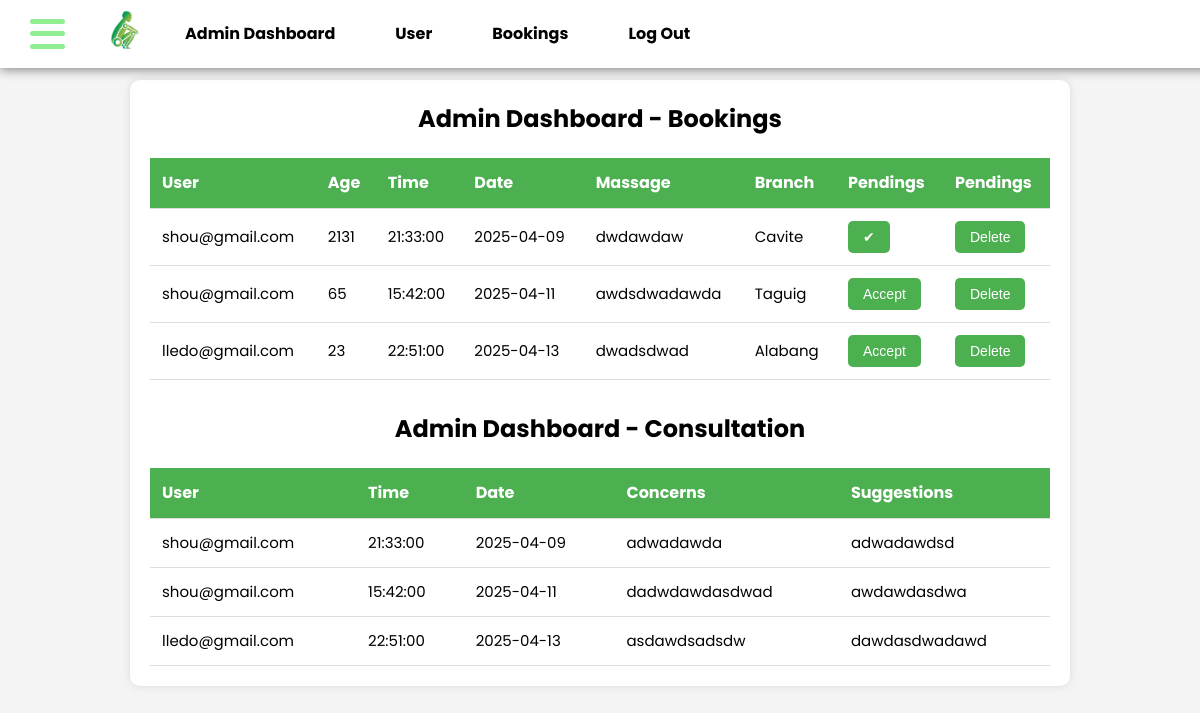
Page /adminbooking.php on the earlier database version.
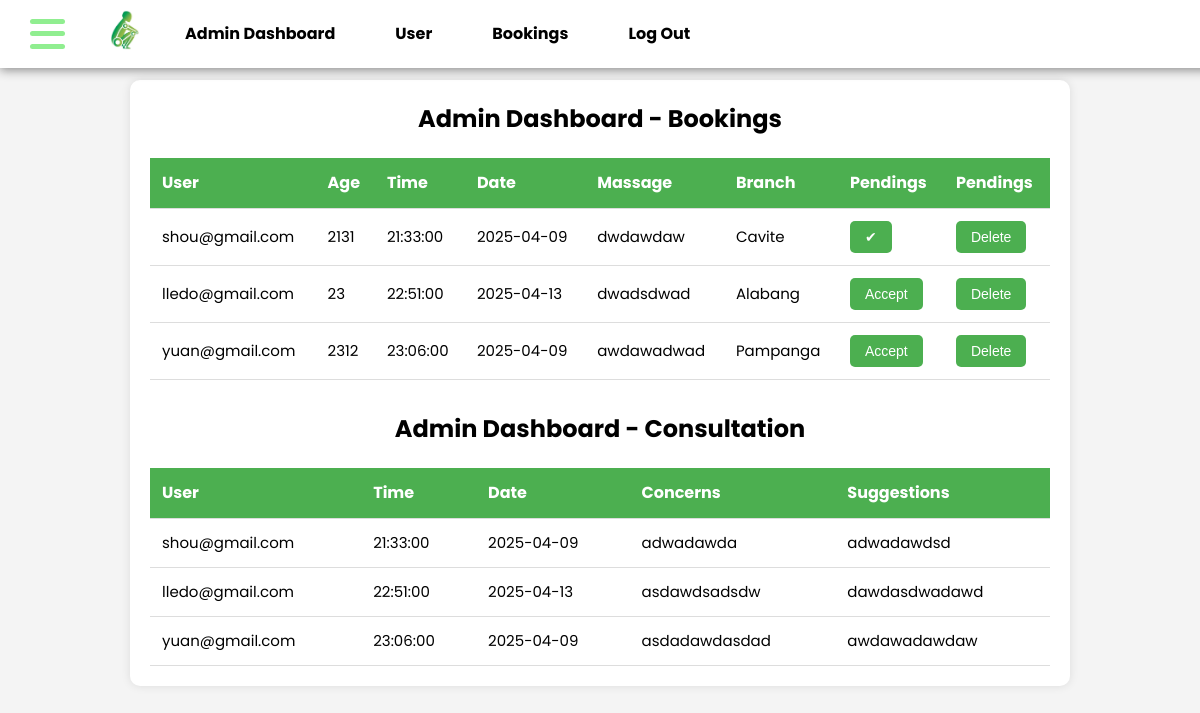
Same page on the later database version.
### tables this page shows
CREATE TABLE `bookings` (
  `id` int(55) NOT NULL,
  `name` varchar(55) NOT NULL,
  `age` int(3) NOT NULL,
  `time` time NOT NULL,
  `date` date NOT NULL,
  `massage_type` varchar(55) NOT NULL,
  `branch` varchar(55) NOT NULL,
  `email` varchar(255) NOT NULL,
  `status` varchar(55) NOT NULL,
  `concern` varchar(55) NOT NULL,
  `suggestion` varchar(55) NOT NULL,
  `user_id` int(11) DEFAULT NULL
);

### adminbooking.php (the view, shortened to what this page needs)
<?php
$host = "localhost";
$user = "root";
$password = "";
$db = "account";
$data = mysqli_connect($host, $user, $password, $db);
$branch = isset($_GET['branch']) ? $_GET['branch'] : 'All';
if ($branch == 'All') {
    $sql = "SELECT * FROM bookings";
} else {
    $sql = "SELECT * FROM bookings WHERE branch = '$branch'";
}
$result = mysqli_query($data, $sql);
$concernSql = "SELECT * FROM bookings";
$concernResult = mysqli_query($data, $concernSql);
?>
<!DOCTYPE html>
  <html>
    <head><title>Admin Dashboard</title>
  </head>
  <body>
  <nav>
    <div class="nav-left">
      <div class="hamburger-menu" id="hamburgerMenu">
        <div class="line"></div>
        <div class="line"></div>
        <div class="line"></div>
      </div>
      <a href="#" onclick="location.reload()"><img src="IMAGES/logo.jpg" alt="logo1" style="height: 40px;"></a>
      <li><a href="dashboard.php">Admin Dashboard</a></li>
      <li><a href="adminprofile.php">User</a></li>
      <li><a href="#" class="dropdown" id="bookingDropdown">Bookings</a>
      </li>
      <li><a href="logout.php">Log Out</a></li>
    </div>
  </nav>
    <div class="content">
      <h2 style="text-align:center; margin-bottom: 5px;">Admin Dashboard - Bookings</h2>
        <table id="reservation-table">
          <thead>
            <tr>
              <th>User</th>
              <th>Age</th>
              <th>Time</th>
              <th>Date</th>
              <th>Massage</th>
              <th>Branch</th>
              <th>Pendings</th>
              <th>Pendings</th>
            </tr>
          </thead>
        <tbody>
          <?php
            if (mysqli_num_rows($result) > 0) {
                while ($row = mysqli_fetch_assoc($result)) {
                    echo "<tr id='row-" . $row['id'] . "'>";
                    echo "<td>" . htmlspecialchars($row['email']) . "</td>";
                    echo "<td>" . htmlspecialchars($row['age']) . "</td>";
                    echo "<td>" . htmlspecialchars($row['time']) . "</td>";
                    echo "<td>" . htmlspecialchars($row['date']) . "</td>";
                    echo "<td>" . htmlspecialchars($row['massage_type']) . "</td>";
                    echo "<td>" . htmlspecialchars($row['branch']) . "</td>";
                    if ($row['status'] == 'Accepted') {
                        echo "<td><button class='accept-btn' id='accept-btn-" . $row['id'] . "' disabled>✔</button></td>";
                    } else {
                        echo "<td><form method='POST' style='display:inline;'>
                                <input type='hidden' name='booking_id' value='" . $row['id'] . "'>
                                <input type='hidden' name='action' value='accept'>
                                <button type='submit' class='accept-btn' id='accept-btn-" . $row['id'] . "'>Accept</button>
                              </form></td>";
                    }
                    echo "<td><button class='delete-btn' onclick='deleteBooking(" . $row['id'] . ")'>Delete</button></td>";
                    echo "</tr>";
                  }
                } else {
                    echo "<tr><td colspan='8'>No bookings found</td></tr>";
                }
                ?>
              </tbody>
            </table>
            <h2 style="text-align:center; margin-top: 30px;">Admin Dashboard - Consultation</h2>
            <table id="consultation-table">
            <thead>
                <tr>
                  <th>User</th>
                  <th>Time</th>
                  <th>Date</th>
                  <th>Concerns</th>
                  <th>Suggestions</th>
                </tr>
              </thead>
              <tbody>
                <?php
                  if (mysqli_num_rows($concernResult) > 0) {
                    while ($row = mysqli_fetch_assoc($concernResult)) {
                      echo "<tr>";
                    echo "<td>" . htmlspecialchars($row['email']) . "</td>";
                    echo "<td>" . htmlspecialchars($row['time']) . "</td>";
                    echo "<td>" . htmlspecialchars($row['date']) . "</td>";
                    echo "<td>" . htmlspecialchars($row['concern']) . "</td>";
                    echo "<td>" . htmlspecialchars($row['suggestion']) . "</td>";
                    echo "</tr>";
                    }
                  } else {
                    echo "<tr><td colspan='5'>No consultations found</td></tr>";
                  }
                ?>
              </tbody>
            </table>
          </div>
    </body>
    </html>

### adminbooking.php (style rules this page uses)
body, h1, h2, h3, h4, p { margin: 0; padding: 0; }
nav { position: fixed; top: 0; width: 100%; background-color: white; border-bottom: 0px solid #444; z-index: 1000; display: flex; justify-content: space-between; align-items: center; padding: 10px 30px; box-shadow: 0px 2px 10px #888888; }
nav .nav-left { display: flex; align-items: center; }
nav li { display: inline; cursor: pointer; font-weight: bold; margin-right: 20px; }
nav li a { margin-left: 40px; color: black; text-decoration: none; position: relative; }
nav li a::after { content: ''; position: absolute; left: 0; bottom: -5px; width: 0; height: 2px; background-color: #ff6347; transition: width 0.3s ease; }
nav li .dropdown { cursor: pointer; }
nav li { position: relative; }
.content { max-width: 900px; height: 100%; margin: 20px auto; padding: 20px; background: white; border-radius: 10px; box-shadow: 0 0 10px rgba(0, 0, 0, 0.1); }
.content h2 { animation: fadeInSlide 3s ease-in-out; }
body { padding-top: 60px; font-family: 'Poppins', sans-serif; line-height: 1.6; background-color: #f4f4f4; }
.hamburger-menu { width: 35px; height: 30px; display: flex; flex-direction: column; justify-content: space-between; cursor: pointer; transition: all 0.3s ease; }
.line { width: 100%; height: 5px; background-color: lightgreen; border-radius: 5px; transition: all 0.3s ease; }
table { margin-top: 20px; width: 100%; border-collapse: collapse; }
th, td { padding: 12px; text-align: left; border-bottom: 1px solid #ddd; font-size: 15px; }
th { background-color: #4CAF50; color: white; font-size: 16px; }
td button { background-color: #4CAF50; color: white; border: none; padding: 8px 15px; cursor: pointer; font-size: 14px; border-radius: 5px; transition: transform 0.3s, background-color 0.3s; }
nav a img { margin-left: 40px; }

Differences in the rows shown:
removed bookings: email "shou@gmail.com", age "65", time "15:42:00", date "2025-04-11", massage_type "awdsdwadawda", branch "Taguig", concern "dadwdawdasdwad", suggestion "awdawdasdwa"
added bookings: email "yuan@gmail.com", age "2312", time "23:06:00", date "2025-04-09", massage_type "awdawadwad", branch "Pampanga", concern "asdadawdasdad", suggestion "awdawadawdaw"
